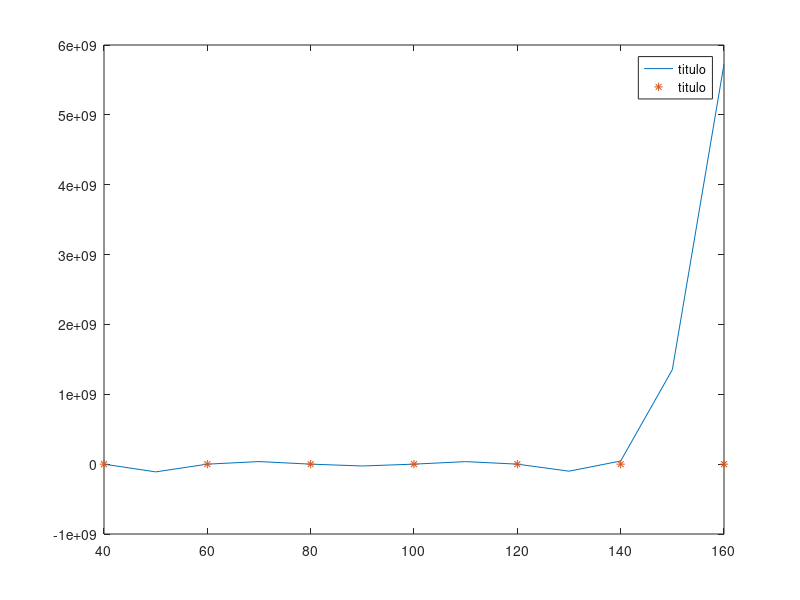

This chart was generated by the following MATLAB code:
clc
clear
close("all");
% ------- APROXIMACION POLINOMILAL DE NEWTON ------

%--- DATOS ---

x=[40 60 80 100 120 140 160];
y=[0.63 1.36 2.18 3 3.93 6.22 8.59];


function f=fcuadrada(x,y,n)
  for i=1:length(x)-n
    fc(i)=(y(i+1)-y(i))./(x(i+n)-x(i));
  endfor
  f=[fc zeros(1,n)];
endfunction


fc(1,:)=fcuadrada(x,y,1);

for i=2:length(x)-1
  fc(i,:)= fcuadrada(x,fc(i-1,:),i); %fc2= fcuadrada(x,fc1,2)
endfor

fc';


%p=  y(1) + fc(1).*(t-x(1)) + fc2(1).*(t-x(1)).*(t-x(2))

%--- de aqui para abajo no esta bien
function [p,dif]= pol_newton(x,Xi,a)
  dif(1,:)=ones(length(x),1);
  for i=1:length(Xi)-1
      dif(i+1,:)=dif(i,:).*(x-Xi(i)); 
  endfor
  %dif
  a(end)=[];
  disp(Xi)
  disp(a)
  
  p=a*dif;
  %p=dif
endfunction

t=40:10:160;

a=[y(1) fc(1,:)];



[p dif]=pol_newton(t,x,a);
p


figure()
plot(t,p,"-;titulo;", x, y, "*;titulo;");




%dif(2,:).*(t-x(2))